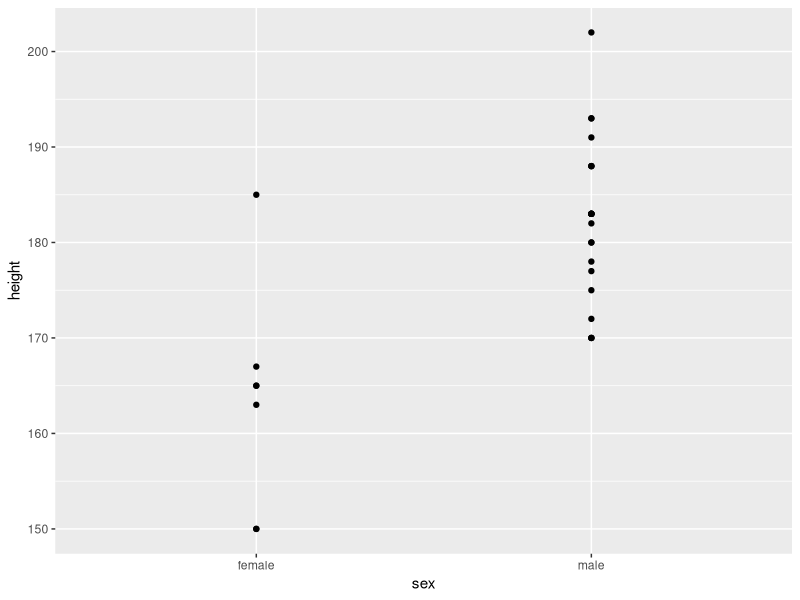
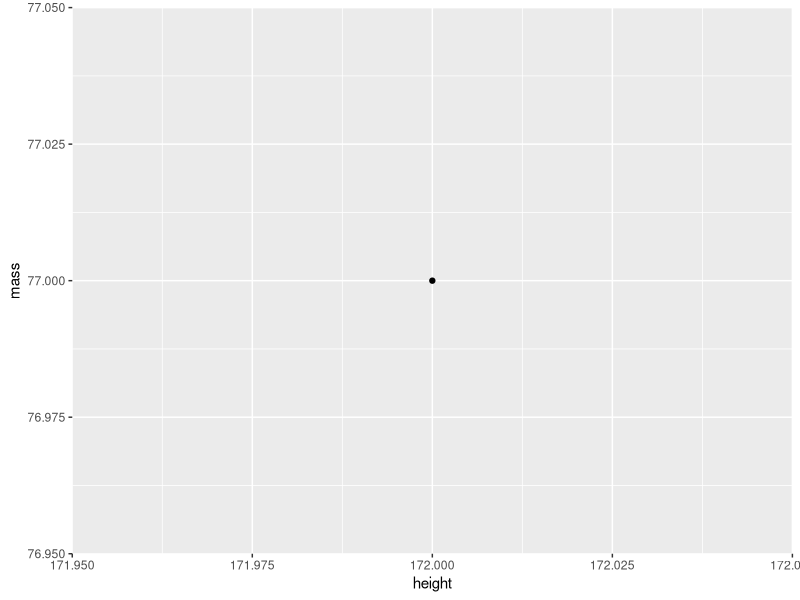

Recreate these plots in R, in order.
## ---- chunk 1
library(tidyverse)
## ---- chunk 2
starwars %>% filter(species == 'Human') %>% 
ggplot(aes(x = sex, y = height)) + 
geom_point()
## ---- chunk 3
# Team member 2

# This is my serious comment.
# Get outta here Nicole!

starwars %>%
    filter(name == "Luke Skywalker") %>%
    ggplot(aes(x = height, y = mass)) +
    geom_point()

